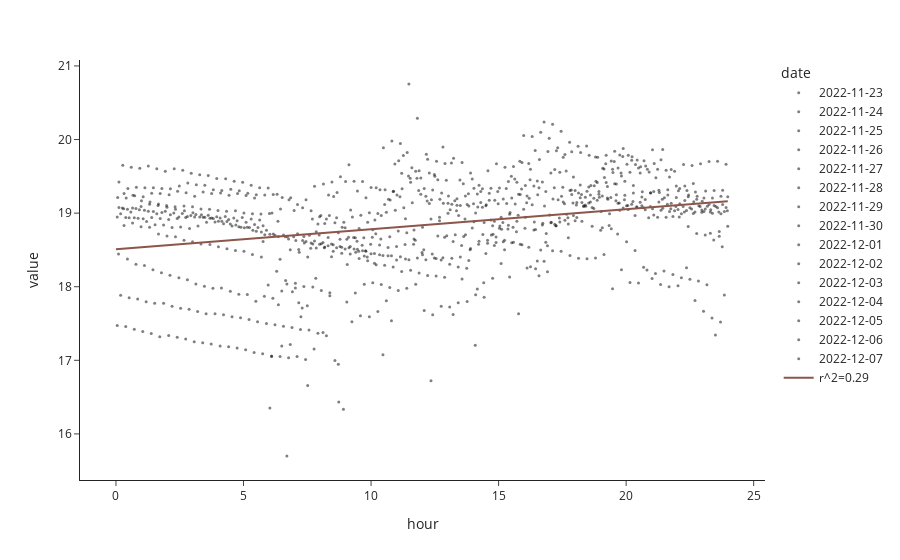
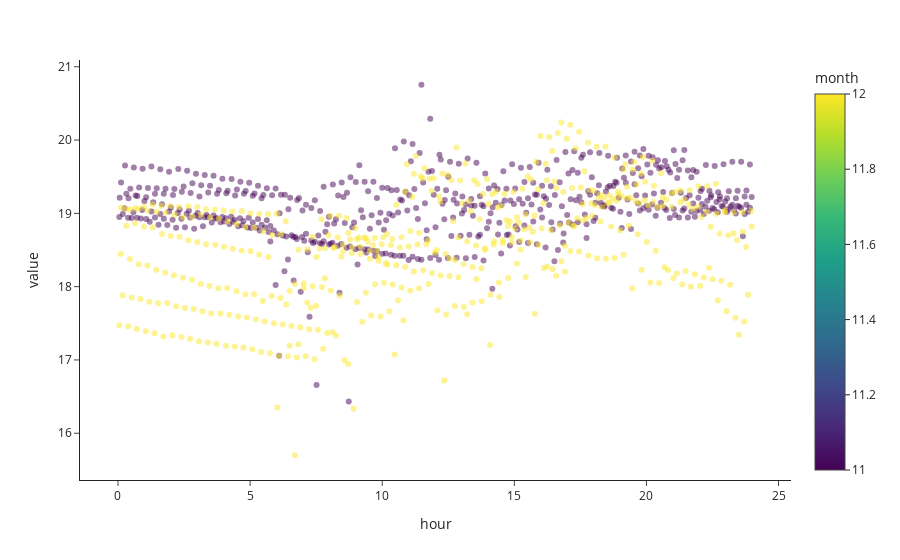

Notebook code cell kept with these figures, in order:
### Code cell
import plotly.express as px
import plotly.graph_objects as go
from scipy.stats import linregress
from numpy import linspace

linreg = linregress(df_data['hour'], df_data['value'])
slope = linreg.slope
incpt = linreg.intercept
r_value = linreg.rvalue
stderr = linreg.stderr
intercept_stderr = linreg.intercept_stderr


xline = linspace(0,df_data['hour'].max())


fig = px.scatter(df_data, x='hour', y='value', \
    color='date', template="simple_white", \
    opacity=.5)

fig.update_traces(marker=dict(size=3, color='black'))

fig.add_trace(go.Scatter(x=xline, y=slope*xline+incpt,
                    mode='lines',
                    name=f'r^2={r_value:.2f}'))

fig.show()

#  Graph per month
fig = px.scatter(df_data, x='hour', y='value', \
    color='month', template="simple_white", \
    opacity=.5)
fig.show()
